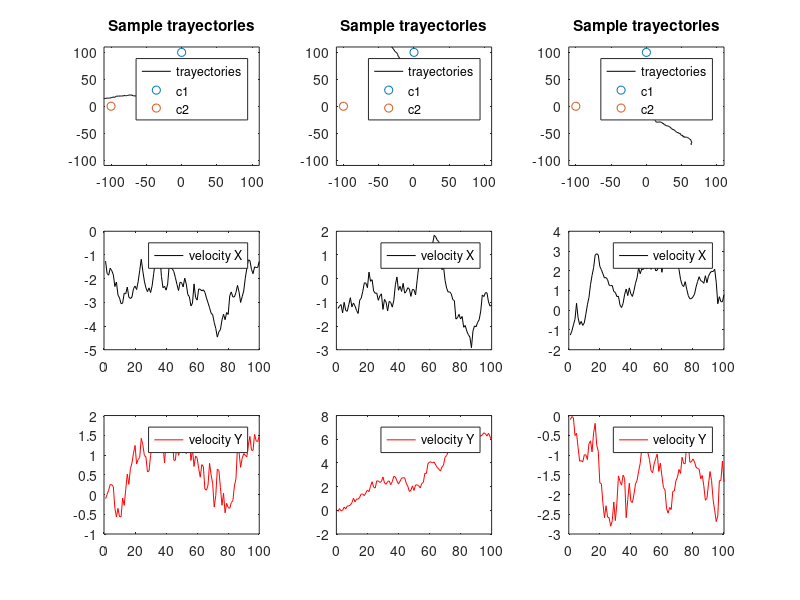
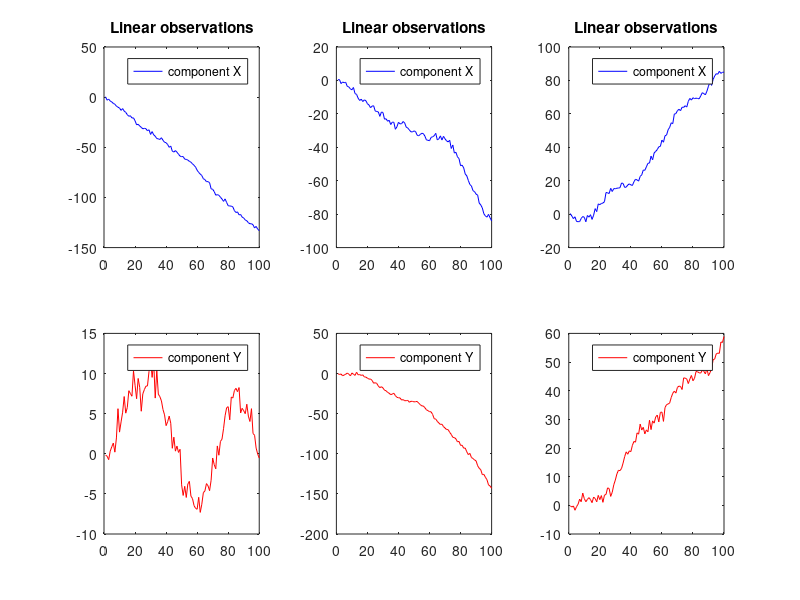
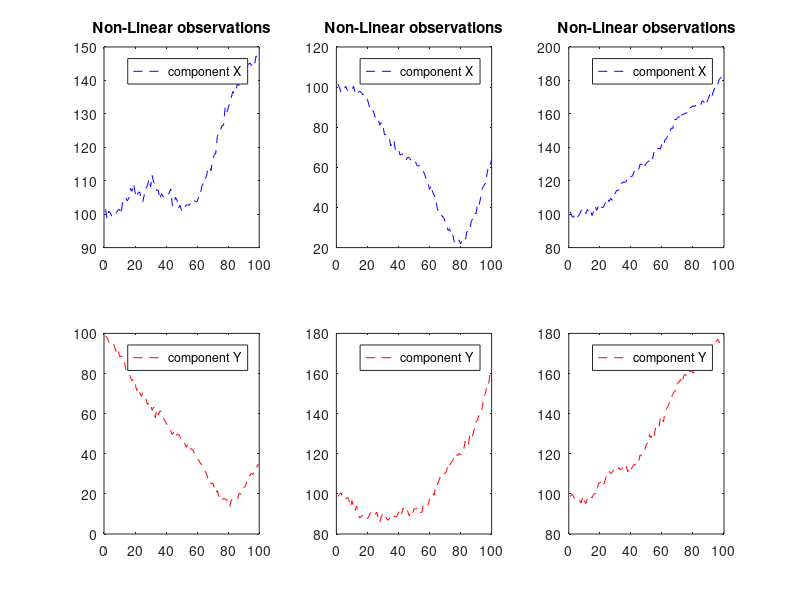
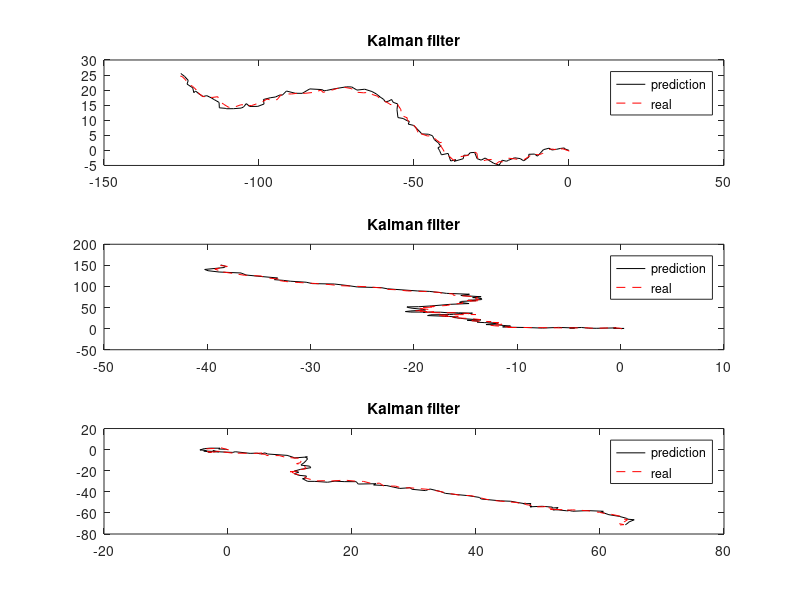

These charts were generated, in order, by the following MATLAB code:
close all;
clear;
clc;

T = 1/2;
sigma0 = 1/5;
sigmaU = 1/10;
sigmaW = 1/2;
sigmaL = 1;

m = 100;
K = 3;
D_U = diag([sigmaU, sigmaU]);
D_W = diag([sigmaW, sigmaW]);
D_0 = diag([sigma0, sigma0, sigma0, sigma0]);
Q = diag([sigmaW, sigmaW, sigmaU, sigmaU]);
I = diag([1, 1]);

H = [1 -0.3 0 0; -0.2 -1 0 0];
A = [1 0 T 0; 0 1 0 T; 0 0 1 0; 0 0 0 1];
c1 = [0; 100];
c2 = [-100; 0];

%Set the initial points for v and r

v = zeros(2, m);
r = zeros(2, m);
x = zeros(4, m);
x(:,1) = randn([4 1]) * sqrt(sigma0);
y(:,1) = H * x(:, 1) + (sqrt(I) * randn([2 1]));

l = (sqrt(I) * randn([2 1]));

z(1, 1) = norm(x(1:2, 1) - c1) + l(1, 1);
z(2, 1) = norm(x(1:2, 1) - c2) + l(2, 1);

%Variables for Kalman filter

Pn = zeros(4, 4, m);
Pn_ =  zeros(4, 4, m);
x_ = zeros(4, m);
x_update = zeros(4, m);
R = zeros(2, 2);
S = zeros(2, 2, m);

Pne=  zeros(4, 4, m);
Pn_e =  zeros(4, 4, m);
x_e = zeros(4, m);
x_update_e = zeros(4, m);
h = zeros(2, m);
Re = zeros(2, 2);
Se = zeros(2, 2, m);

P0 = diag([sigma0, sigma0, sigma0, sigma0]);

T = 1/2;


Pn(:, :, 1) = P0;

% Define the vectors for MSE
MSE_pos = zeros(K, m);
MSE_v = zeros(K, m);
MSE_pose = zeros(K, m);
MSE_ve = zeros(K, m);

%Running 3 iterations

for i = 1:K;
    
    for n = 2:m;

        s = sqrt(Q) * randn([4 1]);
        l = sqrt(I) * randn([2 1]);

        x(:, n) = A * x(:, n - 1) + s;
        y(:, n) = H * x(:, n) + l;

        z(1, n) = norm(x(1:2, n) - c1) + l(1, 1);
        z(2, n) = norm(x(1:2, n) - c2) + l(2, 1);


    end
    figure(1);
   
    subplot(3,3,i);
    plot(x(1, 1 : end), x(2, 1 : end),'k-');
    hold on;    
    plot(c1(1),c1(2),'o');
    plot(c2(1),c2(2),'o');   
    axis([-110 110 -110 110]);
    title([i, "Sample trayectories"]); 
    legend('trayectories','c1', 'c2');
    hold off    
    subplot(3,3,i+3)
    plot(1:m, x(3,1 : m), 'k-');
    hold on;
    legend('velocity X');
    hold off;    
    subplot(3,3,i+6)
    plot(1:m, x(4,1 : m), 'r-');
    hold on;
    legend('velocity Y');
    hold off;

    figure(2);
    
    subplot(2,3,i);
    plot(1:m, y(1,1 : m), 'b-');
    hold on;    
    title([i, "Linear observations"]);   
    legend('component X');
    hold off;    
    subplot(2,3,i+3);
    plot(1:m, y(2,1 : m), 'r-');
    hold on;
    legend('component Y');
    hold off;

    figure(3);
    
    subplot(2,3,i);
    plot(1:m, z(1,1:m), 'b--');
    hold on;
    title([i, "Non-Linear observations"]);   
    legend('component X');
    hold off;    
    subplot(2,3,i+3);
    plot(1:m, z(2,1:m), 'r--');
    hold on;
    legend('component Y');
    hold off;
    
    %KALMAN FILTER

    for n = 2:m;
        %Predict
        Pn_(:,:,n) = A * Pn(:,:,n-1) * A' + Q;
        x_(:,n) = A * x_update(:,n-1);

        %Update
        S(:,:,n) = H * Pn_(:,:,n) * H' + I;
        x_update(:,n) = x_(:,n) + Pn_(:,:,n) * H' * inv(S(:,:,n)) * (y(:,n) - H * x_(:,n));
        Pn(:,:,n) = Pn_(:,:,n) - Pn_(:,:,n) * H' * inv(S(:,:,n)) * H *Pn_(:,:,n);

        
        MSE_pos(i, n) = trace(Pn(1:2,1:2,n));
        MSE_v(i, n) = trace(Pn(3:4,3:4,n));
    end
    
    figure(4)
    subplot(3,1,i)
    plot(x_update(1, 1 : end), x_update(2, 1 : end),'k-');
    hold on;
    plot(x(1, 1 : end), x(2, 1 : end),'r--');
    title([i, "Kalman filter"]);
    legend('prediction','real');
    hold off;

    %EXTENDED KALMAN FILTER

    for n = 2:m;
        %Predict
        Pn_e(:,:,n) = A * Pne(:,:,n-1) * A' + Q;
        x_e(:,n) = A * x_update_e(:,n-1);
        J =[2*(x_e(1, n)-c1(1)) 2*(x_e(2, n)-c1(2)) 0 0; 
            2*(x_e(1, n)-c2(1)) 2*(x_e(2, n)-c2(2)) 0 0];

        h(:,n)= [norm(x_e(1:2, n)' - c1);  norm(x_e(1:2, n)' - c2)];
        y(:,n) = h(:,n)+J*(x(:, n)-x_e(:,n))+l;
        %Update
        Se(:,:,n) = J * Pn_e(:,:,n) * J' + I;
        x_update_e(:,n) = x_e(:,n) + Pn_e(:,:,n) * J' * inv(Se(:,:,n)) * (y(:,n) - h(:,n));
        Pne(:,:,n) = Pn_e(:,:,n) - Pn_e(:,:,n) * J' * inv(Se(:,:,n)) * J *Pn_e(:,:,n);
        
        MSE_pose(i, n) = trace(Pne(1:2,1:2,n));
        MSE_ve(i, n) = trace(Pne(3:4,3:4,n));

    end
    
    figure(5)
    subplot(3,1,i)
    plot(x_update_e(1, 1 : end), x_update_e(2, 1 : end),'k-');
    hold on;
    plot(x(1, 1 : end), x(2, 1 : end),'r--');
    title([i, "Extended Kalman filter"]);
    legend('prediction','real');
    hold off;    


    figure(6);
    subplot(2, 3, i);
    plot(MSE_pos(i, :),'r-');
    axis([0 m -1 2]);
    hold on;
    title([i, "Kalman filter pos MSE"]);
    subplot(2, 3, i+3);
    plot(MSE_v(i, :),'b-');
    axis([0 m -1 2]);
    title([i, "Kalman filter vel MSE"]);
    hold off;    
    
    figure(7);
    subplot(2, 3, i);
    plot(MSE_pose(i, :),'r-');
    axis([0 m -0.5 0.5]);
    hold on;
    title([i, "E-Kalman filter pos MSE"]);
    subplot(2, 3, i+3);
    plot(MSE_ve(i, :),'b-');
    axis([0 m -1 2]);
    title([i, "E-Kalman filter vel MSE"]);
    hold off;   

end